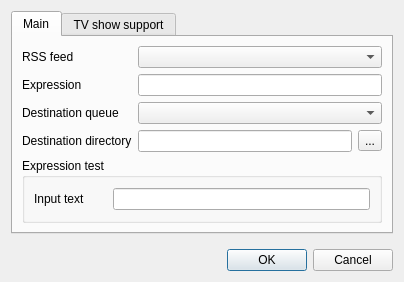
<ui version="4.0" >
 <class>RssRegexpDlg</class>
 <widget class="QDialog" name="RssRegexpDlg" >
  <property name="geometry" >
   <rect>
    <x>0</x>
    <y>0</y>
    <width>404</width>
    <height>282</height>
   </rect>
  </property>
  <property name="windowTitle" >
   <string>Regular expression</string>
  </property>
  <layout class="QGridLayout" >
   <item row="0" column="0" >
    <widget class="QTabWidget" name="tabWidget" >
     <property name="currentIndex" >
      <number>0</number>
     </property>
     <widget class="QWidget" name="tab" >
      <property name="geometry" >
       <rect>
        <x>0</x>
        <y>0</y>
        <width>382</width>
        <height>197</height>
       </rect>
      </property>
      <attribute name="title" >
       <string>Main</string>
      </attribute>
      <layout class="QGridLayout" >
       <item row="0" column="0" >
        <widget class="QLabel" name="label_2" >
         <property name="text" >
          <string>RSS feed</string>
         </property>
        </widget>
       </item>
       <item row="0" column="1" colspan="2" >
        <widget class="QComboBox" name="comboFeed" />
       </item>
       <item row="1" column="0" >
        <widget class="QLabel" name="label" >
         <property name="text" >
          <string>Expression</string>
         </property>
        </widget>
       </item>
       <item row="1" column="1" colspan="2" >
        <widget class="QLineEdit" name="lineExpression" />
       </item>
       <item row="2" column="0" >
        <widget class="QLabel" name="label_3" >
         <property name="text" >
          <string>Destination queue</string>
         </property>
        </widget>
       </item>
       <item row="2" column="1" colspan="2" >
        <widget class="QComboBox" name="comboQueue" />
       </item>
       <item row="3" column="0" >
        <widget class="QLabel" name="label_4" >
         <property name="text" >
          <string>Destination directory</string>
         </property>
        </widget>
       </item>
       <item row="3" column="1" >
        <widget class="QLineEdit" name="lineTarget" />
       </item>
       <item row="3" column="2" >
        <widget class="QToolButton" name="toolBrowse" >
         <property name="text" >
          <string>...</string>
         </property>
        </widget>
       </item>
       <item row="4" column="0" colspan="3" >
        <widget class="QGroupBox" name="groupBox" >
         <property name="title" >
          <string>Expression test</string>
         </property>
         <layout class="QGridLayout" >
          <item row="0" column="0" >
           <widget class="QLabel" name="label_5" >
            <property name="text" >
             <string>Input text</string>
            </property>
           </widget>
          </item>
          <item row="0" column="1" >
           <widget class="QLabel" name="labelMatch" >
            <property name="minimumSize" >
             <size>
              <width>16</width>
              <height>16</height>
             </size>
            </property>
            <property name="maximumSize" >
             <size>
              <width>16</width>
              <height>16</height>
             </size>
            </property>
            <property name="scaledContents" >
             <bool>true</bool>
            </property>
           </widget>
          </item>
          <item row="0" column="2" >
           <widget class="QLineEdit" name="lineText" />
          </item>
         </layout>
        </widget>
       </item>
      </layout>
     </widget>
     <widget class="QWidget" name="tab_2" >
      <property name="geometry" >
       <rect>
        <x>0</x>
        <y>0</y>
        <width>382</width>
        <height>197</height>
       </rect>
      </property>
      <attribute name="title" >
       <string>TV show support</string>
      </attribute>
      <layout class="QGridLayout" name="gridLayout" >
       <item row="0" column="0" colspan="2" >
        <widget class="QRadioButton" name="radioTVSNone" >
         <property name="text" >
          <string>Not a TV serie</string>
         </property>
        </widget>
       </item>
       <item row="0" column="2" colspan="2" >
        <widget class="QRadioButton" name="radioTVSSeason" >
         <property name="text" >
          <string>Season based TV serie</string>
         </property>
        </widget>
       </item>
       <item row="1" column="0" colspan="2" >
        <widget class="QRadioButton" name="radioTVSEpisode" >
         <property name="text" >
          <string>Episode based TV serie</string>
         </property>
        </widget>
       </item>
       <item row="1" column="2" colspan="2" >
        <widget class="QRadioButton" name="radioTVSDate" >
         <property name="text" >
          <string>Date based TV serie</string>
         </property>
        </widget>
       </item>
       <item row="2" column="0" >
        <widget class="QLabel" name="label_6" >
         <property name="text" >
          <string>From</string>
         </property>
        </widget>
       </item>
       <item row="2" column="1" >
        <widget class="QLineEdit" name="lineTVSFrom" />
       </item>
       <item row="2" column="2" >
        <widget class="QLabel" name="label_7" >
         <property name="text" >
          <string>To</string>
         </property>
        </widget>
       </item>
       <item row="2" column="3" >
        <widget class="QLineEdit" name="lineTVSTo" />
       </item>
       <item row="3" column="0" colspan="2" >
        <widget class="QCheckBox" name="checkTVSRepacks" >
         <property name="text" >
          <string>Download repacks</string>
         </property>
        </widget>
       </item>
       <item row="3" column="2" colspan="2" >
        <widget class="QCheckBox" name="checkTVSTrailers" >
         <property name="text" >
          <string>Download trailers/teasers</string>
         </property>
        </widget>
       </item>
       <item row="4" column="0" colspan="4" >
        <widget class="QCheckBox" name="checkTVSNoManuals" >
         <property name="text" >
          <string>Exclude episodes downloaded manually</string>
         </property>
        </widget>
       </item>
       <item row="5" column="0" colspan="4" >
        <widget class="QLabel" name="labelManage" >
         <property name="text" >
          <string>&lt;a href="manageDownloaded">Manage the list of  downoaded episodes</string>
         </property>
        </widget>
       </item>
      </layout>
     </widget>
    </widget>
   </item>
   <item row="1" column="0" >
    <spacer>
     <property name="orientation" >
      <enum>Qt::Vertical</enum>
     </property>
     <property name="sizeHint" stdset="0" >
      <size>
       <width>272</width>
       <height>41</height>
      </size>
     </property>
    </spacer>
   </item>
   <item row="2" column="0" >
    <widget class="QDialogButtonBox" name="buttonBox" >
     <property name="orientation" >
      <enum>Qt::Horizontal</enum>
     </property>
     <property name="standardButtons" >
      <set>QDialogButtonBox::Cancel|QDialogButtonBox::Ok</set>
     </property>
    </widget>
   </item>
  </layout>
 </widget>
 <tabstops>
  <tabstop>buttonBox</tabstop>
 </tabstops>
 <resources/>
 <connections>
  <connection>
   <sender>buttonBox</sender>
   <signal>accepted()</signal>
   <receiver>RssRegexpDlg</receiver>
   <slot>accept()</slot>
   <hints>
    <hint type="sourcelabel" >
     <x>227</x>
     <y>237</y>
    </hint>
    <hint type="destinationlabel" >
     <x>157</x>
     <y>258</y>
    </hint>
   </hints>
  </connection>
  <connection>
   <sender>buttonBox</sender>
   <signal>rejected()</signal>
   <receiver>RssRegexpDlg</receiver>
   <slot>reject()</slot>
   <hints>
    <hint type="sourcelabel" >
     <x>295</x>
     <y>243</y>
    </hint>
    <hint type="destinationlabel" >
     <x>286</x>
     <y>258</y>
    </hint>
   </hints>
  </connection>
 </connections>
</ui>
